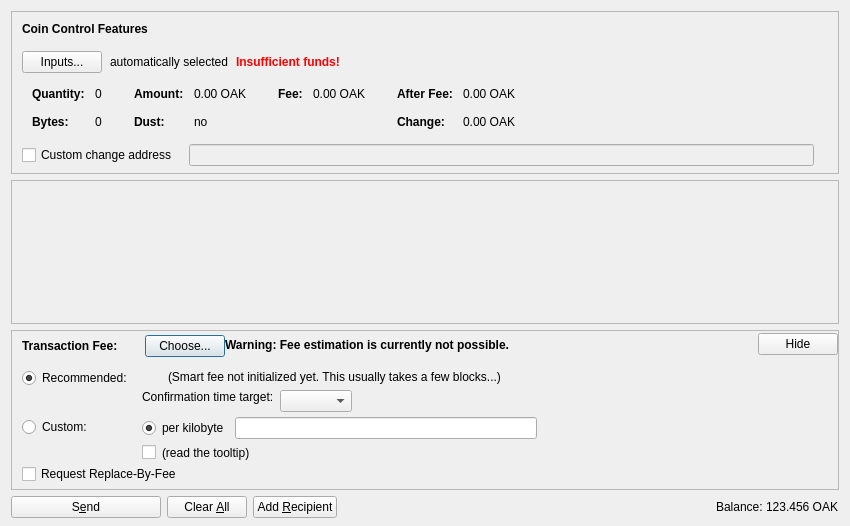
<?xml version="1.0" encoding="UTF-8"?>
<ui version="4.0">
 <class>SendCoinsDialog</class>
 <widget class="QDialog" name="SendCoinsDialog">
  <property name="geometry">
   <rect>
    <x>0</x>
    <y>0</y>
    <width>850</width>
    <height>526</height>
   </rect>
  </property>
  <property name="windowTitle">
   <string>Send Coins</string>
  </property>
  <layout class="QVBoxLayout" name="verticalLayout" stretch="0,1,0,0">
   <property name="bottomMargin">
    <number>8</number>
   </property>
   <item>
    <widget class="QFrame" name="frameCoinControl">
     <property name="sizePolicy">
      <sizepolicy hsizetype="Expanding" vsizetype="Expanding">
       <horstretch>0</horstretch>
       <verstretch>0</verstretch>
      </sizepolicy>
     </property>
     <property name="maximumSize">
      <size>
       <width>16777215</width>
       <height>16777215</height>
      </size>
     </property>
     <property name="frameShape">
      <enum>QFrame::StyledPanel</enum>
     </property>
     <property name="frameShadow">
      <enum>QFrame::Sunken</enum>
     </property>
     <layout class="QVBoxLayout" name="verticalLayoutCoinControl2">
      <property name="spacing">
       <number>0</number>
      </property>
      <property name="leftMargin">
       <number>0</number>
      </property>
      <property name="topMargin">
       <number>0</number>
      </property>
      <property name="rightMargin">
       <number>0</number>
      </property>
      <property name="bottomMargin">
       <number>6</number>
      </property>
      <item>
       <layout class="QVBoxLayout" name="verticalLayoutCoinControl" stretch="0,0,0,0,1">
        <property name="spacing">
         <number>0</number>
        </property>
        <property name="leftMargin">
         <number>10</number>
        </property>
        <property name="topMargin">
         <number>10</number>
        </property>
        <item>
         <layout class="QHBoxLayout" name="horizontalLayoutCoinControl1">
          <property name="bottomMargin">
           <number>15</number>
          </property>
          <item>
           <widget class="QLabel" name="labelCoinControlFeatures">
            <property name="sizePolicy">
             <sizepolicy hsizetype="Preferred" vsizetype="Maximum">
              <horstretch>0</horstretch>
              <verstretch>0</verstretch>
             </sizepolicy>
            </property>
            <property name="font">
             <font>
              <weight>75</weight>
              <bold>true</bold>
             </font>
            </property>
            <property name="styleSheet">
             <string notr="true">font-weight:bold;</string>
            </property>
            <property name="text">
             <string>Coin Control Features</string>
            </property>
           </widget>
          </item>
         </layout>
        </item>
        <item>
         <layout class="QHBoxLayout" name="horizontalLayoutCoinControl2" stretch="0,0,0,0">
          <property name="spacing">
           <number>8</number>
          </property>
          <property name="bottomMargin">
           <number>10</number>
          </property>
          <item>
           <widget class="QPushButton" name="pushButtonCoinControl">
            <property name="styleSheet">
             <string notr="true"/>
            </property>
            <property name="text">
             <string>Inputs...</string>
            </property>
            <property name="autoDefault">
             <bool>false</bool>
            </property>
           </widget>
          </item>
          <item>
           <widget class="QLabel" name="labelCoinControlAutomaticallySelected">
            <property name="text">
             <string>automatically selected</string>
            </property>
            <property name="margin">
             <number>5</number>
            </property>
           </widget>
          </item>
          <item>
           <widget class="QLabel" name="labelCoinControlInsuffFunds">
            <property name="font">
             <font>
              <weight>75</weight>
              <bold>true</bold>
             </font>
            </property>
            <property name="styleSheet">
             <string notr="true">color:red;font-weight:bold;</string>
            </property>
            <property name="text">
             <string>Insufficient funds!</string>
            </property>
            <property name="margin">
             <number>5</number>
            </property>
           </widget>
          </item>
          <item>
           <spacer name="horizontalSpacerCoinControl">
            <property name="orientation">
             <enum>Qt::Horizontal</enum>
            </property>
            <property name="sizeHint" stdset="0">
             <size>
              <width>40</width>
              <height>1</height>
             </size>
            </property>
           </spacer>
          </item>
         </layout>
        </item>
        <item>
         <widget class="QWidget" name="widgetCoinControl" native="true">
          <property name="sizePolicy">
           <sizepolicy hsizetype="Preferred" vsizetype="Preferred">
            <horstretch>0</horstretch>
            <verstretch>0</verstretch>
           </sizepolicy>
          </property>
          <property name="minimumSize">
           <size>
            <width>0</width>
            <height>0</height>
           </size>
          </property>
          <property name="styleSheet">
           <string notr="true"/>
          </property>
          <layout class="QHBoxLayout" name="horizontalLayoutCoinControl5">
           <property name="leftMargin">
            <number>0</number>
           </property>
           <property name="topMargin">
            <number>0</number>
           </property>
           <property name="rightMargin">
            <number>0</number>
           </property>
           <property name="bottomMargin">
            <number>0</number>
           </property>
           <item>
            <layout class="QHBoxLayout" name="horizontalLayoutCoinControl3" stretch="0,0,0,1">
             <property name="spacing">
              <number>20</number>
             </property>
             <property name="topMargin">
              <number>0</number>
             </property>
             <property name="bottomMargin">
              <number>10</number>
             </property>
             <item>
              <layout class="QFormLayout" name="formLayoutCoinControl1">
               <property name="horizontalSpacing">
                <number>10</number>
               </property>
               <property name="verticalSpacing">
                <number>14</number>
               </property>
               <property name="leftMargin">
                <number>10</number>
               </property>
               <property name="topMargin">
                <number>4</number>
               </property>
               <property name="rightMargin">
                <number>6</number>
               </property>
               <item row="0" column="0">
                <widget class="QLabel" name="labelCoinControlQuantityText">
                 <property name="font">
                  <font>
                   <weight>75</weight>
                   <bold>true</bold>
                  </font>
                 </property>
                 <property name="text">
                  <string>Quantity:</string>
                 </property>
                 <property name="margin">
                  <number>0</number>
                 </property>
                </widget>
               </item>
               <item row="0" column="1">
                <widget class="QLabel" name="labelCoinControlQuantity">
                 <property name="cursor">
                  <cursorShape>IBeamCursor</cursorShape>
                 </property>
                 <property name="contextMenuPolicy">
                  <enum>Qt::ActionsContextMenu</enum>
                 </property>
                 <property name="text">
                  <string notr="true">0</string>
                 </property>
                 <property name="margin">
                  <number>0</number>
                 </property>
                 <property name="textInteractionFlags">
                  <set>Qt::LinksAccessibleByMouse|Qt::TextSelectableByKeyboard|Qt::TextSelectableByMouse</set>
                 </property>
                </widget>
               </item>
               <item row="1" column="0">
                <widget class="QLabel" name="labelCoinControlBytesText">
                 <property name="font">
                  <font>
                   <weight>75</weight>
                   <bold>true</bold>
                  </font>
                 </property>
                 <property name="text">
                  <string>Bytes:</string>
                 </property>
                </widget>
               </item>
               <item row="1" column="1">
                <widget class="QLabel" name="labelCoinControlBytes">
                 <property name="cursor">
                  <cursorShape>IBeamCursor</cursorShape>
                 </property>
                 <property name="contextMenuPolicy">
                  <enum>Qt::ActionsContextMenu</enum>
                 </property>
                 <property name="text">
                  <string notr="true">0</string>
                 </property>
                 <property name="textInteractionFlags">
                  <set>Qt::LinksAccessibleByMouse|Qt::TextSelectableByKeyboard|Qt::TextSelectableByMouse</set>
                 </property>
                </widget>
               </item>
              </layout>
             </item>
             <item>
              <layout class="QFormLayout" name="formLayoutCoinControl2">
               <property name="horizontalSpacing">
                <number>10</number>
               </property>
               <property name="verticalSpacing">
                <number>14</number>
               </property>
               <property name="leftMargin">
                <number>6</number>
               </property>
               <property name="topMargin">
                <number>4</number>
               </property>
               <property name="rightMargin">
                <number>6</number>
               </property>
               <item row="0" column="0">
                <widget class="QLabel" name="labelCoinControlAmountText">
                 <property name="font">
                  <font>
                   <weight>75</weight>
                   <bold>true</bold>
                  </font>
                 </property>
                 <property name="text">
                  <string>Amount:</string>
                 </property>
                 <property name="margin">
                  <number>0</number>
                 </property>
                </widget>
               </item>
               <item row="0" column="1">
                <widget class="QLabel" name="labelCoinControlAmount">
                 <property name="cursor">
                  <cursorShape>IBeamCursor</cursorShape>
                 </property>
                 <property name="contextMenuPolicy">
                  <enum>Qt::ActionsContextMenu</enum>
                 </property>
                 <property name="text">
                  <string notr="true">0.00 OAK</string>
                 </property>
                 <property name="textInteractionFlags">
                  <set>Qt::LinksAccessibleByMouse|Qt::TextSelectableByKeyboard|Qt::TextSelectableByMouse</set>
                 </property>
                </widget>
               </item>
               <item row="1" column="0">
                <widget class="QLabel" name="labelCoinControlLowOutputText">
                 <property name="font">
                  <font>
                   <weight>75</weight>
                   <bold>true</bold>
                  </font>
                 </property>
                 <property name="text">
                  <string>Dust:</string>
                 </property>
                </widget>
               </item>
               <item row="1" column="1">
                <widget class="QLabel" name="labelCoinControlLowOutput">
                 <property name="cursor">
                  <cursorShape>IBeamCursor</cursorShape>
                 </property>
                 <property name="contextMenuPolicy">
                  <enum>Qt::ActionsContextMenu</enum>
                 </property>
                 <property name="text">
                  <string notr="true">no</string>
                 </property>
                 <property name="textInteractionFlags">
                  <set>Qt::LinksAccessibleByMouse|Qt::TextSelectableByKeyboard|Qt::TextSelectableByMouse</set>
                 </property>
                </widget>
               </item>
              </layout>
             </item>
             <item>
              <layout class="QFormLayout" name="formLayoutCoinControl3">
               <property name="horizontalSpacing">
                <number>10</number>
               </property>
               <property name="verticalSpacing">
                <number>14</number>
               </property>
               <property name="leftMargin">
                <number>6</number>
               </property>
               <property name="topMargin">
                <number>4</number>
               </property>
               <property name="rightMargin">
                <number>6</number>
               </property>
               <item row="0" column="0">
                <widget class="QLabel" name="labelCoinControlFeeText">
                 <property name="font">
                  <font>
                   <weight>75</weight>
                   <bold>true</bold>
                  </font>
                 </property>
                 <property name="text">
                  <string>Fee:</string>
                 </property>
                 <property name="margin">
                  <number>0</number>
                 </property>
                </widget>
               </item>
               <item row="0" column="1">
                <widget class="QLabel" name="labelCoinControlFee">
                 <property name="cursor">
                  <cursorShape>IBeamCursor</cursorShape>
                 </property>
                 <property name="contextMenuPolicy">
                  <enum>Qt::ActionsContextMenu</enum>
                 </property>
                 <property name="text">
                  <string notr="true">0.00 OAK</string>
                 </property>
                 <property name="textInteractionFlags">
                  <set>Qt::LinksAccessibleByMouse|Qt::TextSelectableByKeyboard|Qt::TextSelectableByMouse</set>
                 </property>
                </widget>
               </item>
              </layout>
             </item>
             <item>
              <layout class="QFormLayout" name="formLayoutCoinControl4">
               <property name="horizontalSpacing">
                <number>10</number>
               </property>
               <property name="verticalSpacing">
                <number>14</number>
               </property>
               <property name="leftMargin">
                <number>6</number>
               </property>
               <property name="topMargin">
                <number>4</number>
               </property>
               <property name="rightMargin">
                <number>6</number>
               </property>
               <item row="0" column="0">
                <widget class="QLabel" name="labelCoinControlAfterFeeText">
                 <property name="font">
                  <font>
                   <weight>75</weight>
                   <bold>true</bold>
                  </font>
                 </property>
                 <property name="text">
                  <string>After Fee:</string>
                 </property>
                 <property name="margin">
                  <number>0</number>
                 </property>
                </widget>
               </item>
               <item row="0" column="1">
                <widget class="QLabel" name="labelCoinControlAfterFee">
                 <property name="cursor">
                  <cursorShape>IBeamCursor</cursorShape>
                 </property>
                 <property name="contextMenuPolicy">
                  <enum>Qt::ActionsContextMenu</enum>
                 </property>
                 <property name="text">
                  <string notr="true">0.00 OAK</string>
                 </property>
                 <property name="textInteractionFlags">
                  <set>Qt::LinksAccessibleByMouse|Qt::TextSelectableByKeyboard|Qt::TextSelectableByMouse</set>
                 </property>
                </widget>
               </item>
               <item row="1" column="0">
                <widget class="QLabel" name="labelCoinControlChangeText">
                 <property name="font">
                  <font>
                   <weight>75</weight>
                   <bold>true</bold>
                  </font>
                 </property>
                 <property name="text">
                  <string>Change:</string>
                 </property>
                </widget>
               </item>
               <item row="1" column="1">
                <widget class="QLabel" name="labelCoinControlChange">
                 <property name="cursor">
                  <cursorShape>IBeamCursor</cursorShape>
                 </property>
                 <property name="contextMenuPolicy">
                  <enum>Qt::ActionsContextMenu</enum>
                 </property>
                 <property name="text">
                  <string notr="true">0.00 OAK</string>
                 </property>
                 <property name="textInteractionFlags">
                  <set>Qt::LinksAccessibleByMouse|Qt::TextSelectableByKeyboard|Qt::TextSelectableByMouse</set>
                 </property>
                </widget>
               </item>
              </layout>
             </item>
            </layout>
           </item>
          </layout>
         </widget>
        </item>
        <item>
         <layout class="QHBoxLayout" name="horizontalLayoutCoinControl4" stretch="0,0,0">
          <property name="spacing">
           <number>12</number>
          </property>
          <property name="sizeConstraint">
           <enum>QLayout::SetDefaultConstraint</enum>
          </property>
          <property name="topMargin">
           <number>5</number>
          </property>
          <property name="rightMargin">
           <number>5</number>
          </property>
          <item>
           <widget class="QCheckBox" name="checkBoxCoinControlChange">
            <property name="toolTip">
             <string>If this is activated, but the change address is empty or invalid, change will be sent to a newly generated address.</string>
            </property>
            <property name="text">
             <string>Custom change address</string>
            </property>
           </widget>
          </item>
          <item>
           <widget class="QValidatedLineEdit" name="lineEditCoinControlChange">
            <property name="enabled">
             <bool>false</bool>
            </property>
            <property name="sizePolicy">
             <sizepolicy hsizetype="Expanding" vsizetype="Fixed">
              <horstretch>0</horstretch>
              <verstretch>0</verstretch>
             </sizepolicy>
            </property>
           </widget>
          </item>
          <item>
           <widget class="QLabel" name="labelCoinControlChangeLabel">
            <property name="sizePolicy">
             <sizepolicy hsizetype="Preferred" vsizetype="Expanding">
              <horstretch>0</horstretch>
              <verstretch>0</verstretch>
             </sizepolicy>
            </property>
            <property name="minimumSize">
             <size>
              <width>0</width>
              <height>0</height>
             </size>
            </property>
            <property name="text">
             <string/>
            </property>
            <property name="margin">
             <number>3</number>
            </property>
           </widget>
          </item>
         </layout>
        </item>
        <item>
         <spacer name="verticalSpacerCoinControl">
          <property name="orientation">
           <enum>Qt::Vertical</enum>
          </property>
          <property name="sizeHint" stdset="0">
           <size>
            <width>800</width>
            <height>1</height>
           </size>
          </property>
         </spacer>
        </item>
       </layout>
      </item>
     </layout>
    </widget>
   </item>
   <item>
    <widget class="QScrollArea" name="scrollArea">
     <property name="widgetResizable">
      <bool>true</bool>
     </property>
     <widget class="QWidget" name="scrollAreaWidgetContents">
      <property name="geometry">
       <rect>
        <x>0</x>
        <y>0</y>
        <width>830</width>
        <height>104</height>
       </rect>
      </property>
      <layout class="QVBoxLayout" name="verticalLayout_2" stretch="0,1">
       <property name="leftMargin">
        <number>0</number>
       </property>
       <property name="topMargin">
        <number>0</number>
       </property>
       <property name="rightMargin">
        <number>0</number>
       </property>
       <property name="bottomMargin">
        <number>0</number>
       </property>
       <item>
        <layout class="QVBoxLayout" name="entries">
         <property name="spacing">
          <number>6</number>
         </property>
        </layout>
       </item>
       <item>
        <spacer name="verticalSpacer">
         <property name="orientation">
          <enum>Qt::Vertical</enum>
         </property>
         <property name="sizeHint" stdset="0">
          <size>
           <width>20</width>
           <height>40</height>
          </size>
         </property>
        </spacer>
       </item>
      </layout>
     </widget>
    </widget>
   </item>
   <item>
    <widget class="QFrame" name="frameFee">
     <property name="sizePolicy">
      <sizepolicy hsizetype="Expanding" vsizetype="Expanding">
       <horstretch>0</horstretch>
       <verstretch>0</verstretch>
      </sizepolicy>
     </property>
     <property name="maximumSize">
      <size>
       <width>16777215</width>
       <height>16777215</height>
      </size>
     </property>
     <property name="frameShape">
      <enum>QFrame::StyledPanel</enum>
     </property>
     <property name="frameShadow">
      <enum>QFrame::Sunken</enum>
     </property>
     <layout class="QVBoxLayout" name="verticalLayoutFee1">
      <property name="spacing">
       <number>0</number>
      </property>
      <property name="leftMargin">
       <number>0</number>
      </property>
      <property name="topMargin">
       <number>0</number>
      </property>
      <property name="rightMargin">
       <number>0</number>
      </property>
      <property name="bottomMargin">
       <number>0</number>
      </property>
      <item>
       <layout class="QVBoxLayout" name="verticalLayoutFee2" stretch="0,0,0">
        <property name="spacing">
         <number>0</number>
        </property>
        <property name="leftMargin">
         <number>10</number>
        </property>
        <property name="topMargin">
         <number>0</number>
        </property>
        <item>
         <layout class="QHBoxLayout" name="horizontalLayoutFee1">
          <property name="bottomMargin">
           <number>0</number>
          </property>
          <item>
           <layout class="QVBoxLayout" name="verticalLayoutFee7">
            <property name="spacing">
             <number>0</number>
            </property>
            <item>
             <spacer name="verticalSpacerSmartFee">
              <property name="orientation">
               <enum>Qt::Vertical</enum>
              </property>
              <property name="sizeType">
               <enum>QSizePolicy::Fixed</enum>
              </property>
              <property name="sizeHint" stdset="0">
               <size>
                <width>1</width>
                <height>4</height>
               </size>
              </property>
             </spacer>
            </item>
            <item>
             <layout class="QHBoxLayout" name="horizontalLayoutSmartFee">
              <property name="spacing">
               <number>10</number>
              </property>
              <item>
               <widget class="QLabel" name="labelFeeHeadline">
                <property name="sizePolicy">
                 <sizepolicy hsizetype="Preferred" vsizetype="Maximum">
                  <horstretch>0</horstretch>
                  <verstretch>0</verstretch>
                 </sizepolicy>
                </property>
                <property name="font">
                 <font>
                  <weight>75</weight>
                  <bold>true</bold>
                 </font>
                </property>
                <property name="styleSheet">
                 <string notr="true">font-weight:bold;</string>
                </property>
                <property name="text">
                 <string>Transaction Fee:</string>
                </property>
               </widget>
              </item>
              <item>
               <widget class="QLabel" name="labelFeeMinimized">
                <property name="text">
                 <string/>
                </property>
               </widget>
              </item>
              <item>
               <widget class="QPushButton" name="buttonChooseFee">
                <property name="text">
                 <string>Choose...</string>
                </property>
               </widget>
              </item>
             </layout>
            </item>
            <item>
             <spacer name="verticalSpacer_5">
              <property name="orientation">
               <enum>Qt::Vertical</enum>
              </property>
              <property name="sizeHint" stdset="0">
               <size>
                <width>1</width>
                <height>1</height>
               </size>
              </property>
             </spacer>
            </item>
           </layout>
          </item>
          <item>
           <widget class="QLabel" name="fallbackFeeWarningLabel">
            <property name="toolTip">
             <string>Using the fallbackfee can result in sending a transaction that will take several hours or days (or never) to confirm. Consider choosing your fee manually or wait until you have validated the complete chain.</string>
            </property>
            <property name="font">
            <font>
                <weight>75</weight>
                <bold>true</bold>
            </font>
            </property>
            <property name="text">
             <string>Warning: Fee estimation is currently not possible.</string>
            </property>
            <property name="wordWrap">
             <bool>false</bool>
            </property>
           </widget>
          </item>
          <item>
           <spacer name="horizontalSpacer_4">
            <property name="orientation">
             <enum>Qt::Horizontal</enum>
            </property>
            <property name="sizeType">
             <enum>QSizePolicy::MinimumExpanding</enum>
            </property>
            <property name="sizeHint" stdset="0">
             <size>
              <width>40</width>
              <height>20</height>
             </size>
            </property>
           </spacer>
          </item>
          <item>
           <widget class="QPushButton" name="buttonMinimizeFee">
            <property name="toolTip">
             <string>collapse fee-settings</string>
            </property>
            <property name="text">
             <string>Hide</string>
            </property>
           </widget>
          </item>
         </layout>
        </item>
        <item>
         <widget class="QFrame" name="frameFeeSelection">
          <layout class="QVBoxLayout" name="verticalLayoutFee12">
           <property name="spacing">
            <number>0</number>
           </property>
           <property name="leftMargin">
            <number>0</number>
           </property>
           <property name="topMargin">
            <number>0</number>
           </property>
           <property name="rightMargin">
            <number>0</number>
           </property>
           <property name="bottomMargin">
            <number>0</number>
           </property>
           <item>
            <layout class="QGridLayout" name="gridLayoutFee">
             <property name="topMargin">
              <number>10</number>
             </property>
             <property name="bottomMargin">
              <number>4</number>
             </property>
             <property name="horizontalSpacing">
              <number>10</number>
             </property>
             <property name="verticalSpacing">
              <number>4</number>
             </property>
             <item row="1" column="1">
              <layout class="QVBoxLayout" name="verticalLayoutFee8">
               <property name="spacing">
                <number>6</number>
               </property>
               <item>
                <layout class="QHBoxLayout" name="horizontalLayoutFee13">
                 <item>
                  <widget class="QRadioButton" name="radioCustomPerKilobyte">
                   <property name="toolTip">
                    <string>If the custom fee is set to 1000 satoshis and the transaction is only 250 bytes, then &quot;per kilobyte&quot; only pays 250 satoshis in fee, while &quot;total at least&quot; pays 1000 satoshis. For transactions bigger than a kilobyte both pay by kilobyte.</string>
                   </property>
                   <property name="text">
                    <string>per kilobyte</string>
                   </property>
                   <property name="checked">
                    <bool>true</bool>
                   </property>
                   <attribute name="buttonGroup">
                    <string notr="true">groupCustomFee</string>
                   </attribute>
                  </widget>
                 </item>
                 <item>
                  <widget class="BitcoinAmountField" name="customFee"/>
                 </item>
                 <item>
                  <spacer name="horizontalSpacer_6">
                   <property name="orientation">
                    <enum>Qt::Horizontal</enum>
                   </property>
                   <property name="sizeHint" stdset="0">
                    <size>
                     <width>1</width>
                     <height>1</height>
                    </size>
                   </property>
                  </spacer>
                 </item>
                </layout>
               </item>
               <item>
                <layout class="QHBoxLayout" name="horizontalLayoutFee8">
                 <item>
                  <widget class="QCheckBox" name="checkBoxMinimumFee">
                   <property name="toolTip">
                    <string>Paying only the minimum fee is just fine as long as there is less transaction volume than space in the blocks. But be aware that this can end up in a never confirming transaction once there is more demand for oakcoin transactions than the network can process.</string>
                   </property>
                   <property name="text">
                    <string/>
                   </property>
                  </widget>
                 </item>
                 <item>
                  <widget class="QLabel" name="labelMinFeeWarning">
                   <property name="enabled">
                    <bool>true</bool>
                   </property>
                   <property name="toolTip">
                    <string>Paying only the minimum fee is just fine as long as there is less transaction volume than space in the blocks. But be aware that this can end up in a never confirming transaction once there is more demand for oakcoin transactions than the network can process.</string>
                   </property>
                   <property name="text">
                    <string>(read the tooltip)</string>
                   </property>
                   <property name="margin">
                    <number>5</number>
                   </property>
                  </widget>
                 </item>
                 <item>
                  <spacer name="horizontalSpacer_2">
                   <property name="orientation">
                    <enum>Qt::Horizontal</enum>
                   </property>
                   <property name="sizeHint" stdset="0">
                    <size>
                     <width>1</width>
                     <height>1</height>
                    </size>
                   </property>
                  </spacer>
                 </item>
                </layout>
               </item>
              </layout>
             </item>
             <item row="0" column="0">
              <layout class="QVBoxLayout" name="verticalLayoutFee4" stretch="0,1">
               <item>
                <widget class="QRadioButton" name="radioSmartFee">
                 <property name="text">
                  <string>Recommended:</string>
                 </property>
                 <property name="checked">
                  <bool>true</bool>
                 </property>
                 <attribute name="buttonGroup">
                  <string notr="true">groupFee</string>
                 </attribute>
                </widget>
               </item>
               <item>
                <spacer name="verticalSpacer_2">
                 <property name="orientation">
                  <enum>Qt::Vertical</enum>
                 </property>
                 <property name="sizeHint" stdset="0">
                  <size>
                   <width>1</width>
                   <height>1</height>
                  </size>
                 </property>
                </spacer>
               </item>
              </layout>
             </item>
             <item row="1" column="0">
              <layout class="QVBoxLayout" name="verticalLayoutFee9" stretch="0,1">
               <item>
                <widget class="QRadioButton" name="radioCustomFee">
                 <property name="text">
                  <string>Custom:</string>
                 </property>
                 <attribute name="buttonGroup">
                  <string notr="true">groupFee</string>
                 </attribute>
                </widget>
               </item>
               <item>
                <spacer name="verticalSpacer_6">
                 <property name="orientation">
                  <enum>Qt::Vertical</enum>
                 </property>
                 <property name="sizeHint" stdset="0">
                  <size>
                   <width>1</width>
                   <height>1</height>
                  </size>
                 </property>
                </spacer>
               </item>
              </layout>
             </item>
             <item row="0" column="1">
              <layout class="QVBoxLayout" name="verticalLayoutFee3" stretch="0,0,1">
               <property name="spacing">
                <number>6</number>
               </property>
               <property name="topMargin">
                <number>2</number>
               </property>
               <item>
                <layout class="QHBoxLayout" name="horizontalLayoutFee12">
                 <item>
                  <widget class="QLabel" name="labelSmartFee">
                   <property name="text">
                    <string/>
                   </property>
                   <property name="margin">
                    <number>2</number>
                   </property>
                  </widget>
                 </item>
                 <item>
                  <widget class="QLabel" name="labelFeeEstimation">
                   <property name="text">
                    <string/>
                   </property>
                  </widget>
                 </item>
                 <item>
                  <widget class="QLabel" name="labelSmartFee2">
                   <property name="text">
                    <string>(Smart fee not initialized yet. This usually takes a few blocks...)</string>
                   </property>
                   <property name="margin">
                    <number>2</number>
                   </property>
                  </widget>
                 </item>
                 <item>
                  <spacer name="horizontalSpacer_5">
                   <property name="orientation">
                    <enum>Qt::Horizontal</enum>
                   </property>
                   <property name="sizeHint" stdset="0">
                    <size>
                     <width>1</width>
                     <height>1</height>
                    </size>
                   </property>
                  </spacer>
                 </item>
                </layout>
               </item>
               <item>
                <layout class="QHBoxLayout" name="horizontalLayoutFee9">
                 <item>
                  <layout class="QVBoxLayout" name="verticalLayoutFee6">
                   <item>
                    <widget class="QLabel" name="labelSmartFee3">
                     <property name="text">
                      <string>Confirmation time target:</string>
                     </property>
                     <property name="margin">
                      <number>2</number>
                     </property>
                    </widget>
                   </item>
                   <item>
                    <spacer name="verticalSpacer_3">
                     <property name="orientation">
                      <enum>Qt::Vertical</enum>
                     </property>
                     <property name="sizeHint" stdset="0">
                      <size>
                       <width>1</width>
                       <height>1</height>
                      </size>
                     </property>
                    </spacer>
                   </item>
                  </layout>
                 </item>
                 <item>
                  <layout class="QVBoxLayout" name="verticalLayoutFee5">
                   <property name="rightMargin">
                    <number>30</number>
                   </property>
                   <item>
                    <layout class="QHBoxLayout" name="horizontalLayoutConfTarget">
                     <property name="bottomMargin">
                      <number>0</number>
                     </property>
                     <item>
                      <widget class="QComboBox" name="confTargetSelector"/>
                     </item>
                     <item>
                      <spacer name="horizontalSpacerConfTarget">
                       <property name="orientation">
                        <enum>Qt::Horizontal</enum>
                       </property>
                       <property name="sizeHint" stdset="0">
                        <size>
                         <width>40</width>
                         <height>20</height>
                        </size>
                       </property>
                      </spacer>
                     </item>
                    </layout>
                   </item>
                  </layout>
                 </item>
                </layout>
               </item>
               <item>
                <spacer name="verticalSpacer_4">
                 <property name="orientation">
                  <enum>Qt::Vertical</enum>
                 </property>
                 <property name="sizeHint" stdset="0">
                  <size>
                   <width>1</width>
                   <height>1</height>
                  </size>
                 </property>
                </spacer>
               </item>
              </layout>
             </item>
            </layout>
           </item>
           <item>
            <widget class="QCheckBox" name="optInRBF">
             <property name="text">
              <string>Request Replace-By-Fee</string>
             </property>
             <property name="toolTip">
              <string>Indicates that the sender may wish to replace this transaction with a new one paying higher fees (prior to being confirmed).</string>
             </property>
            </widget>
           </item>
          </layout>
         </widget>
        </item>
        <item>
         <spacer name="verticalSpacerFee">
          <property name="orientation">
           <enum>Qt::Vertical</enum>
          </property>
          <property name="sizeHint" stdset="0">
           <size>
            <width>40</width>
            <height>5</height>
           </size>
          </property>
         </spacer>
        </item>
       </layout>
      </item>
     </layout>
    </widget>
   </item>
   <item>
    <layout class="QHBoxLayout" name="horizontalLayout">
     <item>
      <widget class="QPushButton" name="sendButton">
       <property name="minimumSize">
        <size>
         <width>150</width>
         <height>0</height>
        </size>
       </property>
       <property name="toolTip">
        <string>Confirm the send action</string>
       </property>
       <property name="text">
        <string>S&amp;end</string>
       </property>
       <property name="icon">
        <iconset resource="../bitcoin.qrc">
         <normaloff>:/icons/send</normaloff>:/icons/send</iconset>
       </property>
       <property name="autoDefault">
        <bool>false</bool>
       </property>
       <property name="default">
        <bool>false</bool>
       </property>
      </widget>
     </item>
     <item>
      <widget class="QPushButton" name="clearButton">
       <property name="sizePolicy">
        <sizepolicy hsizetype="Minimum" vsizetype="Fixed">
         <horstretch>0</horstretch>
         <verstretch>0</verstretch>
        </sizepolicy>
       </property>
       <property name="toolTip">
        <string>Clear all fields of the form.</string>
       </property>
       <property name="text">
        <string>Clear &amp;All</string>
       </property>
       <property name="icon">
        <iconset resource="../bitcoin.qrc">
         <normaloff>:/icons/remove</normaloff>:/icons/remove</iconset>
       </property>
       <property name="autoDefault">
        <bool>false</bool>
       </property>
      </widget>
     </item>
     <item>
      <widget class="QPushButton" name="addButton">
       <property name="toolTip">
        <string>Send to multiple recipients at once</string>
       </property>
       <property name="text">
        <string>Add &amp;Recipient</string>
       </property>
       <property name="icon">
        <iconset resource="../bitcoin.qrc">
         <normaloff>:/icons/add</normaloff>:/icons/add</iconset>
       </property>
       <property name="autoDefault">
        <bool>false</bool>
       </property>
      </widget>
     </item>
     <item>
      <spacer name="horizontalSpacer">
       <property name="orientation">
        <enum>Qt::Horizontal</enum>
       </property>
       <property name="sizeHint" stdset="0">
        <size>
         <width>40</width>
         <height>20</height>
        </size>
       </property>
      </spacer>
     </item>
     <item>
      <layout class="QHBoxLayout" name="horizontalLayout_2">
       <property name="spacing">
        <number>3</number>
       </property>
       <item>
        <widget class="QLabel" name="label">
         <property name="sizePolicy">
          <sizepolicy hsizetype="Preferred" vsizetype="Fixed">
           <horstretch>0</horstretch>
           <verstretch>0</verstretch>
          </sizepolicy>
         </property>
         <property name="text">
          <string>Balance:</string>
         </property>
        </widget>
       </item>
       <item>
        <widget class="QLabel" name="labelBalance">
         <property name="sizePolicy">
          <sizepolicy hsizetype="Preferred" vsizetype="Fixed">
           <horstretch>0</horstretch>
           <verstretch>0</verstretch>
          </sizepolicy>
         </property>
         <property name="cursor">
          <cursorShape>IBeamCursor</cursorShape>
         </property>
         <property name="text">
          <string notr="true">123.456 OAK</string>
         </property>
         <property name="textInteractionFlags">
          <set>Qt::LinksAccessibleByMouse|Qt::TextSelectableByKeyboard|Qt::TextSelectableByMouse</set>
         </property>
        </widget>
       </item>
      </layout>
     </item>
    </layout>
   </item>
  </layout>
 </widget>
 <customwidgets>
  <customwidget>
   <class>QValidatedLineEdit</class>
   <extends>QLineEdit</extends>
   <header>qvalidatedlineedit.h</header>
  </customwidget>
  <customwidget>
   <class>BitcoinAmountField</class>
   <extends>QLineEdit</extends>
   <header>bitcoinamountfield.h</header>
   <container>1</container>
  </customwidget>
 </customwidgets>
 <resources>
  <include location="../bitcoin.qrc"/>
 </resources>
 <connections/>
 <buttongroups>
  <buttongroup name="groupFee"/>
  <buttongroup name="groupCustomFee"/>
 </buttongroups>
</ui>
